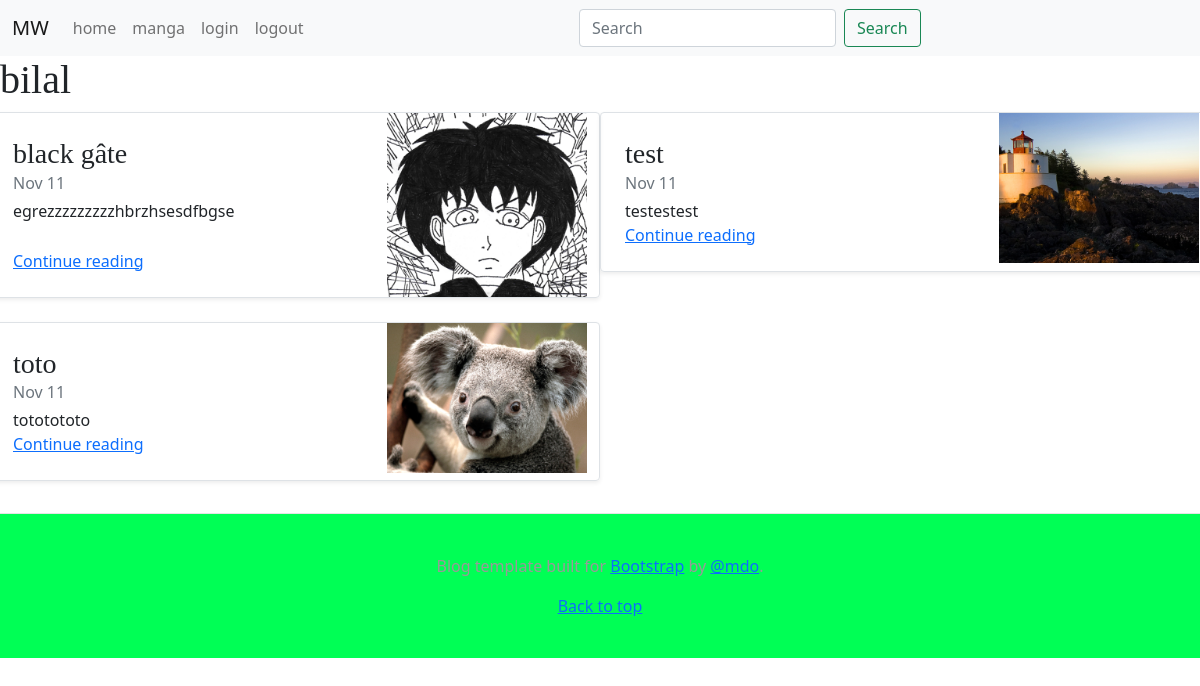
The app's page /profil/1/ with its own data.
### manga/models.py (models this page shows, shortened)
class Manga(models.Model):
    name = models.CharField(max_length=255, default='')
    description = models.TextField(default='')
    slug = models.SlugField(blank=True, default='')
    image = models.ImageField(default='', blank=True, upload_to='images')
    user = models.ForeignKey(User, null=True, on_delete=models.CASCADE) #un chapitre appartient à un seul manga

### useraccount/models.py (models this page shows)
class User(AbstractUser):
   description = models.TextField(default='')
   def __str__(self):
        return self.username

### useraccount/views.py (the view)
# urls.py: path('profil/', include('useraccount.urls')),
def profil(request,id):
  mangalist = Manga.objects.filter(user_id=id)  #recupère les mangas defini par l'id
  return render(request, 'useraccount/profil.html', {'mangahtml': mangalist })

### templates/useraccount/profil.html (shortened to what this page needs)
{% extends 'base/base.html' %}
{% block content %}
        <h1> {{ mangahtml.first.user }} </h1>
<div class="row mb-2">
{% for manga in mangahtml %}
      <div class="col-md-6">
        <div class="row no-gutters border rounded overflow-hidden flex-md-row mb-4 shadow-sm h-md-150 position-relative">
          <div class="col p-4 d-flex flex-column position-static">
            <h3 class="mb-0">{{ manga.name }}</h3>
            <div class="mb-1 text-muted">Nov 11</div>
            <p class="mb-auto">{{ manga.description|slice:":100" }}</p>
            <a href="{% url 'pagedetailmanga'  manga.slug %}" target="_self" class="stretched-link">Continue reading</a>
          </div>
          <div class="col-auto d-none d-lg-block">
            <img class= "img-fluid max-width:100% height:auto" width="200" height="150" src="{{ manga.image.url }}" >
          </div>
        </div>
      </div>
{% endfor %}
  </div>
{% endblock %}

### static/base/css/blog.css (style rules this page uses)
h1, h2, h3, h4, h5, h6 { font-family: "Playfair Display", Georgia, "Times New Roman", serif; }

### records on screen
Manga: first.user "bilal", name "black gâte", description "egrezzzzzzzzzhbrzhsesdfbgse", image (picture)
Manga: name "test", description "testestest", image (picture)
Manga: name "toto", description "tototototo", image (picture)
